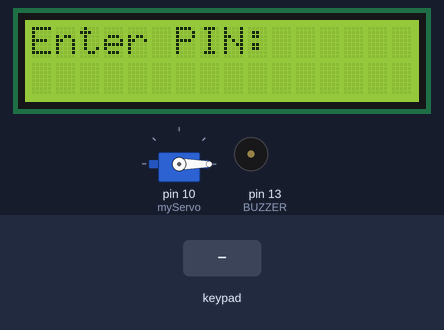
Simulated run of this sketch. Board: Arduino Uno, built with avr-gcc and run on an emulated ATmega328P. Parts: servo, 16×2 character LCD, buzzer (waves = sounding, pin HIGH). The test bench sets the inputs (shaded band).

Above: at 1.2 s.
1.3 s: keypad keys 8 1 8 2 pressed 0.4 s apart
At 3.3 s:
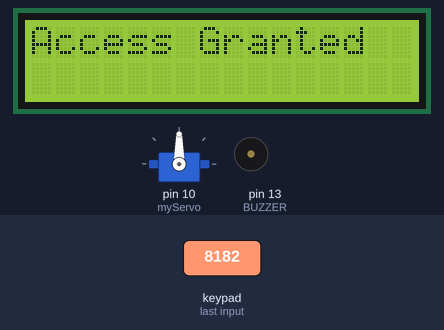
At 4.3 s:
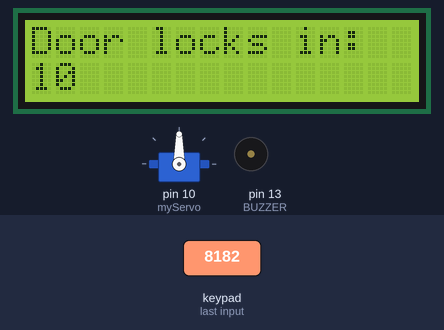
Timing chart, 0 to 5.8 s (numbered marks = the images above; inputs shaded):
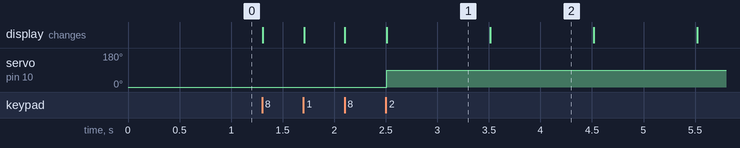

The sketch:

code.ino
```cpp
//Calling the Libraries to be used
#include <Servo.h>
#include <Keypad.h>
#include <LiquidCrystal.h>

// Setting up my LCD
LiquidCrystal lcd(12, 11, 5, 4, 3, 2);

// The Servo Motor
Servo myServo;

// setting up Buzzer
#define BUZZER 13

// setting up the Keypad, telling the console that its a 4x4
const byte ROWS = 4;
const byte COLS = 4;
char keys[ROWS][COLS] = {
  {'1','2','3','A'},
  {'4','5','6','B'}, //how the keypads input looks like
  {'7','8','9','C'},
  {'*','0','#','D'}
};
byte rowPins[ROWS] = {6,7,8,9};
byte colPins[COLS] = {A0,A1,A2,A3};
Keypad keypad = Keypad(makeKeymap(keys), rowPins, colPins, ROWS, COLS);

// setting up Pin
String correctPIN = "8182"; // Correct pin
String enteredPIN = "";

void setup() {
  myServo.attach(10);
  myServo.write(0);  // Locked

  pinMode(BUZZER, OUTPUT);

  lcd.begin(16,2);
  lcd.print("Enter PIN:");
}

void loop() {
  char key = keypad.getKey();
  if(key){
    lcd.setCursor(enteredPIN.length(),1);
    lcd.print("*");
    enteredPIN += key;

    if(enteredPIN.length() == 4){
      lcd.clear();

// if the pin entered is correct, the lcd will display access granted
      if(enteredPIN == correctPIN){
        lcd.print("Access Granted");
        myServo.write(90);
        delay(1000);

        // Lcd will display the countdown of when the door closes
        for(int i = 10; i >= 0; i--){
          lcd.clear();
          lcd.setCursor(0,0);
          lcd.print("Door locks in:");
          lcd.setCursor(0,1);
          lcd.print(i);
          delay(1000);
        }

        myServo.write(0);
      }
      else {
        lcd.print("Wrong PIN");

        // buzzer sounds 3 times for a wrong password
        for(int i = 0; i < 3; i++){
          digitalWrite(BUZZER, HIGH);
          delay(200);
          digitalWrite(BUZZER, LOW);
          delay(200);
        }
      }

      delay(2000);
      enteredPIN = "";
      lcd.clear();
      lcd.print("Enter PIN:");
    }
  }
}
```

Measured:
- after the input at 1.3 s, servo on pin 10 (myServo): 0° → 90° after 1.2 s; the display: first changes at once (image 1 shows a later state)
- what the display in image 1 shows lasts 1.0 s, from 2.5 s to 3.5 s
